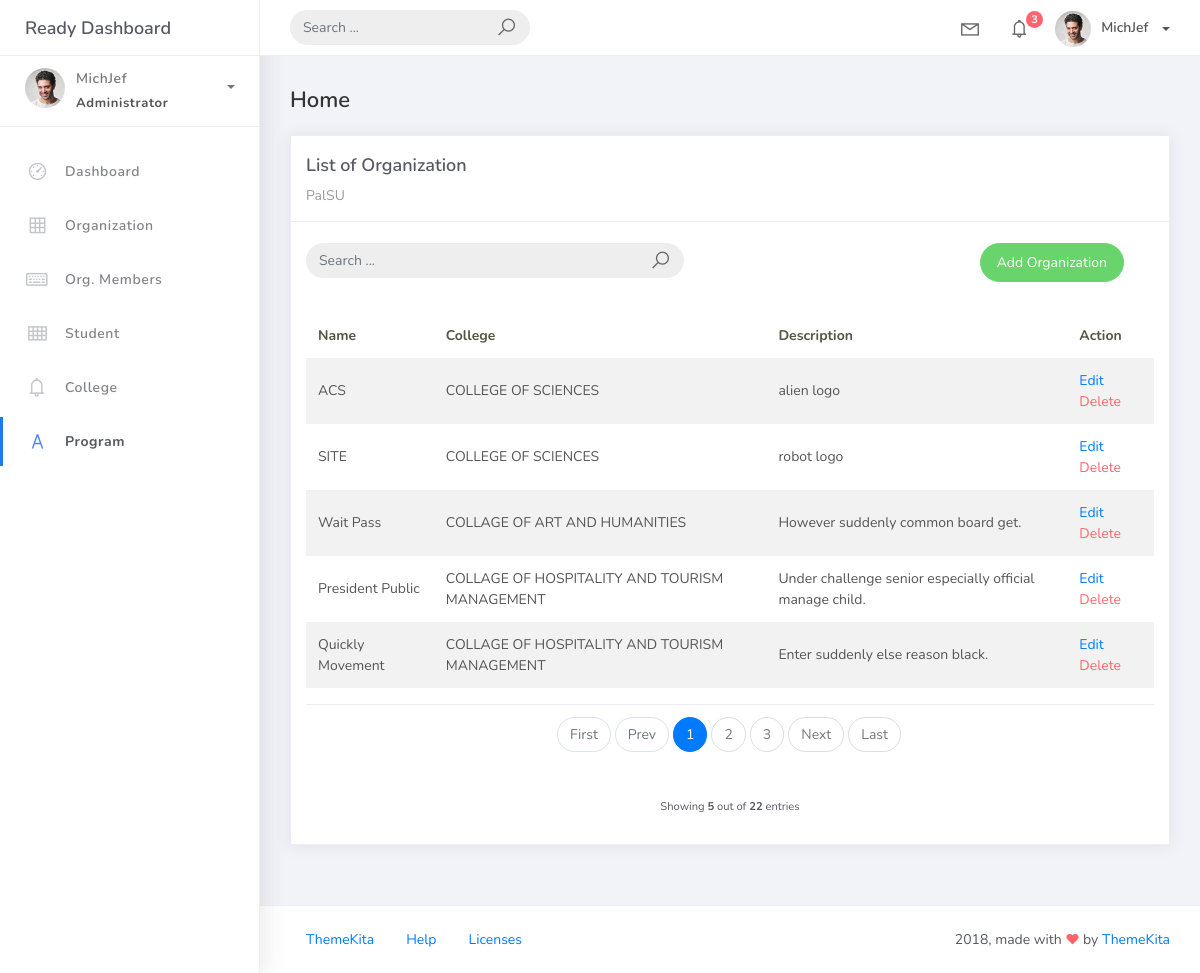
The app's page /organization_list, older data.
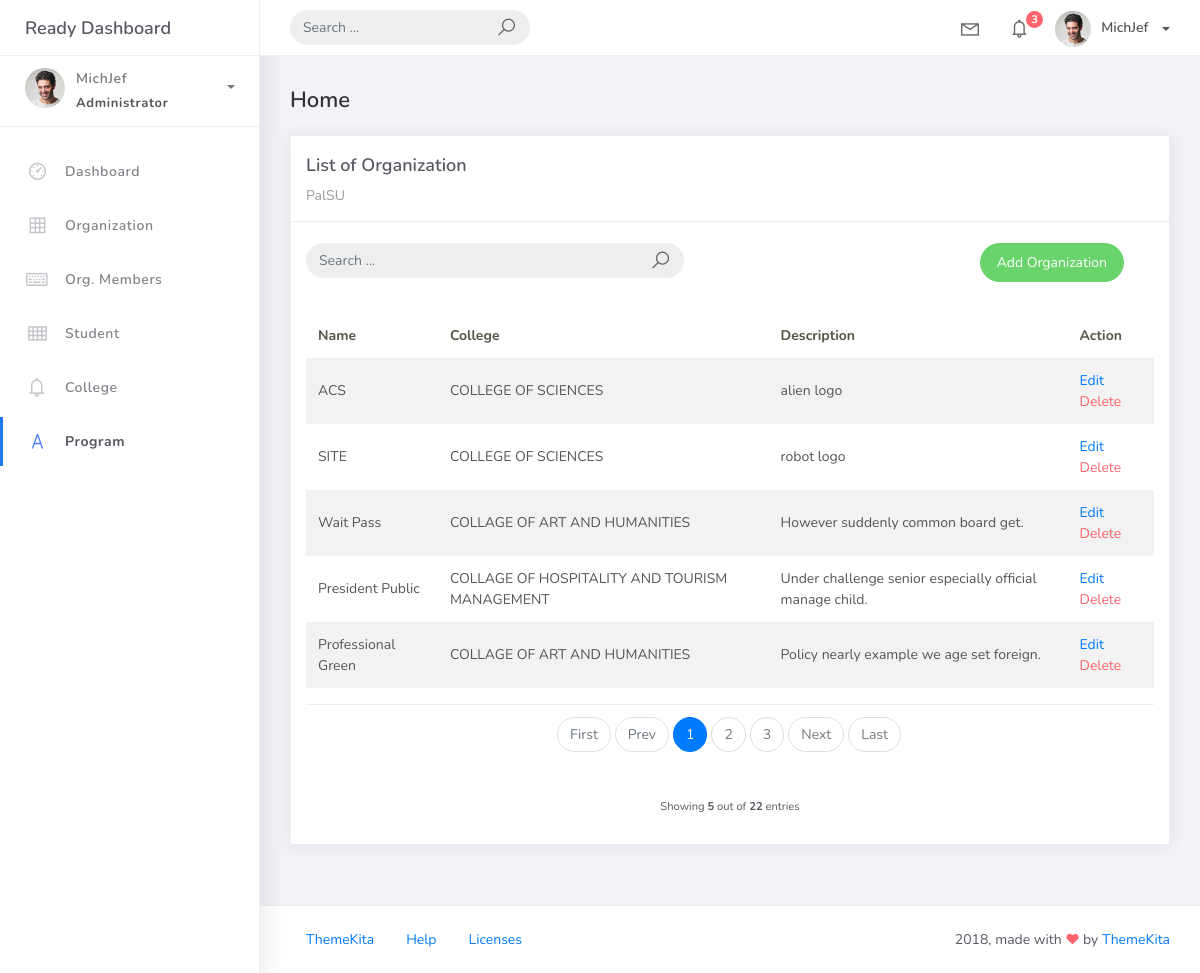
The same page, newer data.
### studentorg/models.py (models this page shows, shortened)
class BaseModel (models.Model):
    created_at = models.DateTimeField(auto_now_add=True, db_index=True)
    updated_at = models.DateTimeField(auto_now=True)
    class Meta:
        abstract = True

class Organization(BaseModel):
    name = models.CharField(max_length=250)
    college = models.ForeignKey(
        College, null=True, blank=True, on_delete=models.CASCADE)
    description = models.CharField(max_length=500)

class College(BaseModel):
    college_name = models.CharField(max_length=150)
    def __str__ (self):
        return self.college_name

### studentorg/views.py (the view)
# urls.py: path('organization_list', OrganizationList.as_view(), name='organization-list'),
class OrganizationList(ListView):
    model = Organization
    context_object_name = 'organization'
    template_name = 'Org/org_list.html'
    paginate_by = 5
    def get_queryset(self, *args, **kwargs):
        qs = super(OrganizationList, self).get_queryset(*args, **kwargs)
        if self.request.GET.get("q") != None:
            query = self.request.GET.get('q')
            qs = qs.filter(Q(name__icontains=query) |
                        Q (description__icontains=query))
        return qs

### templates/Org/org_list.html
{% extends 'base.html' %} {% load static %} {% block content %}
<div class="content">
    <div class="container-fluid">
        <h4 class="page-title">Home</h4>
        <div class="row">
            <div class="col-md-12">
                <div class="card">
                    <div class="card-header">
                        <div class="card-title">List of Organization</div>
                        <div class="card-category">PalSU</div>
                    </div>
                    <br />
                    <div class="col-md-12 row">
                        <div class="col-md-6">
                            <form class="navbar-left navbar-form nav-search mr-md-3" action="{% url 'organization-list' %}">
                                <div class="input-group">
                                    <input type="text"placeholder="Search ..." class="form-control" name="q"/>
                                    <div class="input-group-append">
                                        <span class="input-group-text">
                                            <i class="la la-search search-icon"></i>
                                        </span>
                                    </div>
                                </div>
                            </form>
                        </div>
                        <div class="col-md-6">
                            <div class="pull-right">
                                <a
                                    href="{% url 'organization-add' %}"
                                    class="btn btn-success btn-rounded"
                                    >Add Organization</a>
                            </div>
                        </div>
                        </div>
                    <div class="card-body">
                        <table class="table table-striped mt-3">
                            <thead>
                                <tr>
                                    <th scope="col">Name</th>
                                    <th scope="col">College</th>
                                    <th scope="col">Description</th>
                                    <th scope="col">Action</th>
                                </tr>
                            </thead>
                            <tbody>
                                {% for object in object_list %}
                                <tr>
                                    <td>{{ object.name }}</td>
                                    <td>{{ object.college}}</td>
                                    <td>{{ object.description }}</td>
                                    <td>
                                        <a href="organization_list/{{ object.id }}">Edit</a>
                                        <a href="organization_list/{{ object.id }}/delete" class="text-danger">Delete</a>
                                    </td>
                                </tr>
                                {% empty %}
                                <tr>
                                    <td colspan="4" style="text-align: center">
                                        <p class="text-sm font-weight-bold mb-0">No Records Found</p>
                                    </td>
                                </tr>
                                {% endfor %}
                            </tbody>
                        </table>
                        {% include 'includes/pagination.html' %}
                    </div>
                </div>
            </div>
        </div>
    </div>
</div>
{% endblock %}

Row changes from the older to the newer data that the page shows:
removed Organization: name "Quickly Movement", college "COLLAGE OF HOSPITALITY AND TOURISM MANAGEMENT", description "Enter suddenly else reason black."
now on this page (row unchanged): Organization: name "Professional Green", college "COLLAGE OF ART AND HUMANITIES", description "Policy nearly example we age set foreign."
